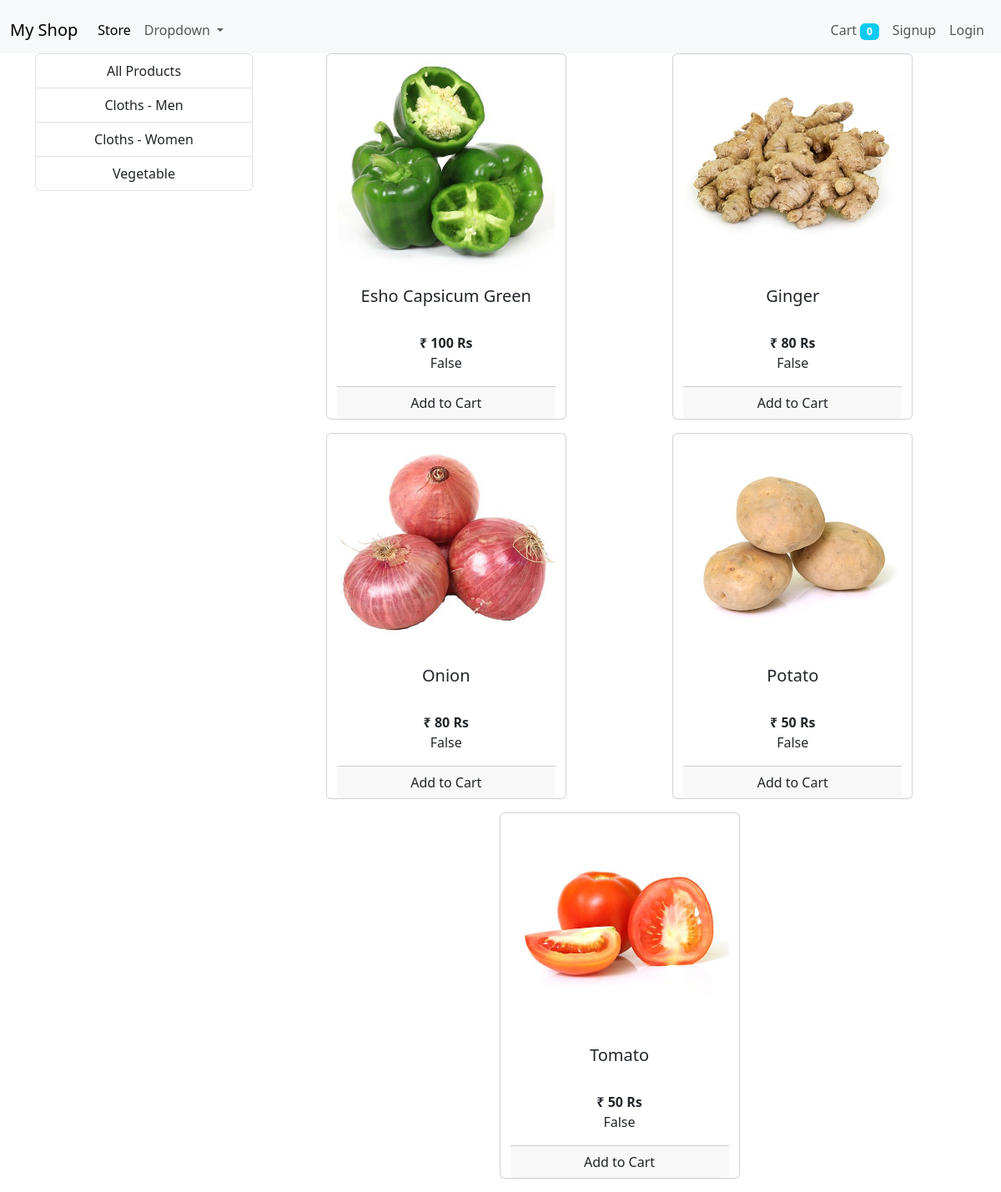
Screenshot of /?category=3 with the database file from the repository.
### Store/models/category.py (models this page shows, shortened)
class category(models.Model):
    name = models.CharField(max_length=20)
    @staticmethod
    def get_all_categories():
         return category.objects.all()

### Store/models/product.py (models this page shows, shortened)
class product (models.Model):
    name = models.CharField(max_length=50)
    price = models.IntegerField(default=0)
    category = models.ForeignKey(category, on_delete = models.CASCADE, default = 1)
    description = models.CharField(max_length=200, default='', null=True, blank=True)
    image = models.ImageField(upload_to='uploads/products/')
    @staticmethod
    def get_all_products_by_categoryid(category_id):
        if category_id:
            return product.objects.filter(category = category_id)
        else:
            return product.get_all_products()

### Store/views/home.py (the view, shortened to what this page needs)
# urls.py: path('', home.Index.as_view(), name='homepage'),
class Index(View):
    def get(self, request):
        cart = request.session.get('cart')
        if not cart:
            request.session['cart'] = {}
        products = None
        categories = category.get_all_categories()
        categoryID = request.GET.get('category')
        if categoryID:
            products = product.get_all_products_by_categoryid(categoryID)
        else:
            products = product.get_all_products()
        data = {}
        data ['products'] = products
        data ['categories'] = categories
        return render(request, "index.html", data)

### Store/templatetags/cart.py (called while the page is built)
@register.filter(name='is_in_cart')
def is_in_cart(product, cart):
    keys=cart.keys()
    for id in keys:
        if int(id) == product.id:
            return True
    return False

### Store/templatetags/custom_filter.py (called while the page is built)
@register.filter(name='currency')
def currency(number):
    return "₹ "+str(number)

### Store/templates/index.html (shortened to what this page needs)
{% extends 'base.html' %}
{% block content%}
{% load cart %}
{% load custom_filter %}
<div class="container text-center">
  <div class="row">
    <div class="col-lg-3 mx-auto">
      <div class="list-group">
        <a href="/" class="list-group-item">All Products</a>
        {% for category in categories %}
        <a href="/?category={{category.id}}" class="list-group-item">{{category.name}}</a>
        {% endfor %}
      </div>
    </div>
    <div id="products" class="col-lg-9 mx-auto">
      <div class="row mx-auto">
        {% for product in products %}
            <div class="card mx-auto mb-3" id="{{product.id}}" style="width: 18rem;">
                <img src="{{product.image.url}}" class="card-img-top" alt="...">
                <div class="card-body">
                    <h5 class="card-title">{{product.name}}</h5>
                    <p class="card-text"><br><b>{{product.price|currency}} Rs</b><br></p>
                    {{product|is_in_cart:request.session.cart}}
                </div>
                <div class="card-footer p-0  no-gutter">
                  {% if product|is_in_cart:request.session.cart %}
                  <div class="d-flex">
                    <form action="/#{{product.id}}" class="col-2" method="post">
                      {% csrf_token %}
                      <input hidden type="text" name='product' value='{{product.id}}'>
                      <input hidden type="text" name='remove' value='True'>
                      <input type="submit" value=" - " class="btn btn-block btn-secondary">
                    </form>
                    <div class="text-center col">{{product|cart_quantity:request.session.cart}} in Cart</div>
                    <form action="/#{{product.id}}" class="col-2" method="post">
                      {% csrf_token %}
                      <input hidden type="text" name='product' value='{{product.id}}'>
                      <input type="submit" value=" + " class="btn btn-block btn-secondary">
                    </form>
                  </div>
                  {% else %}
                  <form action="/#{{product.id}}" method="POST" class="btn-block">
                    <input type="submit" class="btn btn-block" value="Add to Cart">
                  </form>
                  {% endif %}
                </div>
            </div>
        {% endfor%}
      </div>
    </div>
  </div>
</div>
{% endblock %}

### rows the page displays
category: name "Cloths - Men"
category: name "Cloths - Women"
category: name "Vegetable"
product: image (picture), name "Esho Capsicum Green", price "₹ 100", session "False"
product: image (picture), name "Ginger", price "₹ 80", session "False"
product: {{ product.id }} 18 (drawn), image (picture), name "Onion", price "₹ 80", session "False"
product: image (picture), name "Potato", price "₹ 50", session "False"
product: image (picture), name "Tomato", price "₹ 50", session "False"

### other values shown
{{ request.session.cart.keys|length }} "0"
